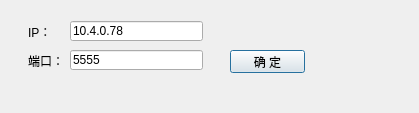
<?xml version="1.0" encoding="UTF-8"?>
<ui version="4.0">
 <class>TcpClient</class>
 <widget class="QDialog" name="TcpClient">
  <property name="geometry">
   <rect>
    <x>0</x>
    <y>0</y>
    <width>419</width>
    <height>113</height>
   </rect>
  </property>
  <property name="windowTitle">
   <string>Dialog</string>
  </property>
  <widget class="QLabel" name="label_2">
   <property name="geometry">
    <rect>
     <x>28</x>
     <y>49</y>
     <width>36</width>
     <height>23</height>
    </rect>
   </property>
   <property name="text">
    <string>端口：</string>
   </property>
  </widget>
  <widget class="QLabel" name="label">
   <property name="geometry">
    <rect>
     <x>28</x>
     <y>20</y>
     <width>36</width>
     <height>23</height>
    </rect>
   </property>
   <property name="text">
    <string>IP：</string>
   </property>
  </widget>
  <widget class="QLineEdit" name="clientIPlineEdit">
   <property name="geometry">
    <rect>
     <x>70</x>
     <y>21</y>
     <width>133</width>
     <height>20</height>
    </rect>
   </property>
   <property name="text">
    <string>10.4.0.78</string>
   </property>
  </widget>
  <widget class="QLineEdit" name="clientPortlineEdit">
   <property name="geometry">
    <rect>
     <x>70</x>
     <y>50</y>
     <width>133</width>
     <height>20</height>
    </rect>
   </property>
   <property name="text">
    <string>5555</string>
   </property>
  </widget>
  <widget class="QPushButton" name="OKpushButton">
   <property name="geometry">
    <rect>
     <x>230</x>
     <y>50</y>
     <width>75</width>
     <height>23</height>
    </rect>
   </property>
   <property name="text">
    <string>确 定</string>
   </property>
  </widget>
 </widget>
 <resources/>
 <connections/>
</ui>
